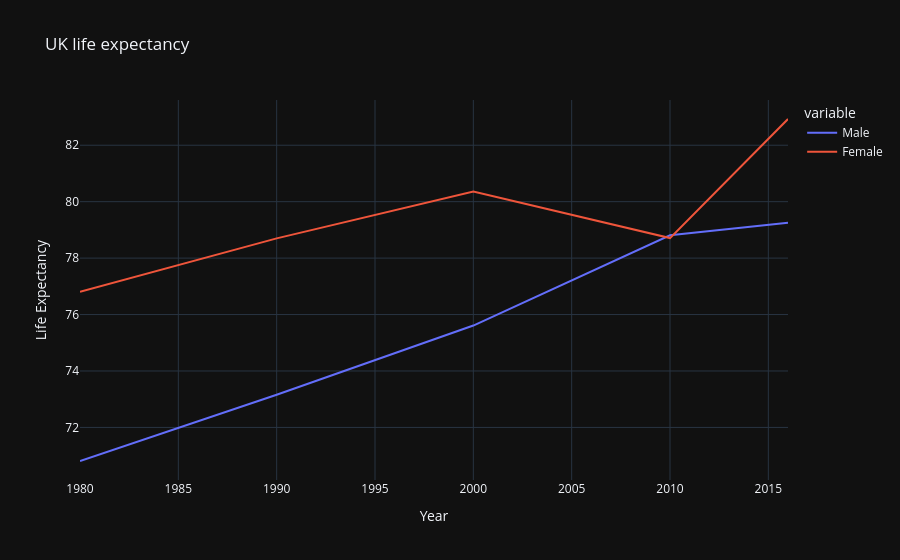

Here is the notebook cell this chart was saved with:
### Markdown cell above
Plotly creates an interactive plot. If you zoom in and want to return to the original view, double click on the graph. If a group of data (e.g. a line) has disappeared, check that the group of data is selected in the interactive legend.

### Code cell
# basic plot using plotly
years = [1980, 1990, 2000, 2010, 2016]
life_exp_men = [70.81, 73.16, 75.61, 78.81, 79.25]
life_exp_women = [76.81, 78.7, 80.36, 78.71, 82.93]

df = pd.DataFrame({'Year': years, 
                   'Male': life_exp_men, 
                   'Female': life_exp_women})

fig = px.line(df, x='Year', y=['Male', 'Female'], title='UK life expectancy')
fig.update_layout(yaxis_title="Life Expectancy")

fig.show()

### Figure 1 — Plotly figure (JSON) as saved in the notebook; plotly's stock layout.template omitted (floating-point values rounded to 4 significant figures)
{"data": [{"hovertemplate": "variable=Male<br>Year=%{x}<br>value=%{y}<extra></extra>", "legendgroup": "Male", "line": {"color": "#636efa", "dash": "solid"}, "marker": {"symbol": "circle"}, "mode": "lines", "name": "Male", "orientation": "v", "showlegend": true, "x": [1980, 1990, 2000, 2010, 2016], "xaxis": "x", "y": [70.81, 73.16, 75.61, 78.81, 79.25], "yaxis": "y", "type": "scatter"}, {"hovertemplate": "variable=Female<br>Year=%{x}<br>value=%{y}<extra></extra>", "legendgroup": "Female", "line": {"color": "#EF553B", "dash": "solid"}, "marker": {"symbol": "circle"}, "mode": "lines", "name": "Female", "orientation": "v", "showlegend": true, "x": [1980, 1990, 2000, 2010, 2016], "xaxis": "x", "y": [76.81, 78.7, 80.36, 78.71, 82.93], "yaxis": "y", "type": "scatter"}], "layout": {"xaxis": {"anchor": "y", "domain": [0.0, 1.0], "title": {"text": "Year"}}, "yaxis": {"anchor": "x", "domain": [0.0, 1.0], "title": {"text": "Life Expectancy"}}, "legend": {"title": {"text": "variable"}, "tracegroupgap": 0}, "title": {"text": "UK life expectancy"}}}
